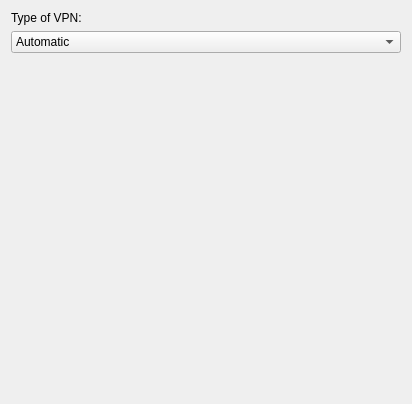
<?xml version="1.0" encoding="UTF-8"?>
<ui version="4.0">
 <class>VpnNetworkingWidget</class>
 <widget class="QWidget" name="VpnNetworkingWidget">
  <property name="geometry">
   <rect>
    <x>0</x>
    <y>0</y>
    <width>412</width>
    <height>404</height>
   </rect>
  </property>
  <property name="windowTitle">
   <string>Form</string>
  </property>
  <layout class="QGridLayout" name="gridLayout">
   <item row="0" column="0">
    <widget class="QLabel" name="typeLabel">
     <property name="text">
      <string>Type of VPN:</string>
     </property>
     <property name="buddy">
      <cstring>typeComboBox</cstring>
     </property>
    </widget>
   </item>
   <item row="1" column="0">
    <widget class="QComboBox" name="typeComboBox">
     <item>
      <property name="text">
       <string>Automatic</string>
      </property>
     </item>
     <item>
      <property name="text">
       <string>PPTP VPN</string>
      </property>
     </item>
     <item>
      <property name="text">
       <string>L2TP IPsec VPN</string>
      </property>
     </item>
    </widget>
   </item>
   <item row="2" column="0">
    <spacer name="verticalSpacer">
     <property name="orientation">
      <enum>Qt::Vertical</enum>
     </property>
     <property name="sizeHint" stdset="0">
      <size>
       <width>20</width>
       <height>329</height>
      </size>
     </property>
    </spacer>
   </item>
  </layout>
 </widget>
 <resources/>
 <connections/>
</ui>
